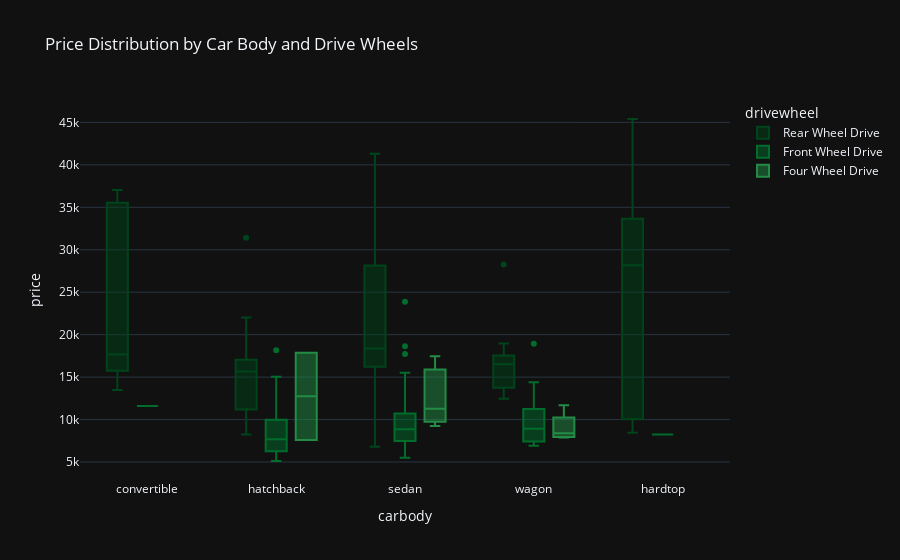

Write notebook code for a chart like this one.
### Markdown cell above
# Additional insights from the price vs engine size regplot:
1. The regplot provides a clearer visualization of the linear relationship between engine size and price, highlighting the strength and direction of the correlation.
2. The regression line allows us to observe the overall trend and estimate how much price increases per unit increase in engine size.
3. Outliers are more easily identified, showing cars with unusually high or low prices for their engine size.
4. The spread of data points around the regression line gives a sense of variability and potential heteroscedasticity (variance changes with engine size).
5. The regplot can reveal if there are clusters or gaps in the data, indicating possible segmentation in the market (e.g., economy vs luxury cars).

### Code cell
# plotly box plot for price by carbody and drivewheel
fig = px.box(
    cars_df, 
    x='carbody', 
    y='price', 
    color='drivewheel',
    title='Price Distribution by Car Body and Drive Wheels',
    color_discrete_sequence=px.colors.sequential.Greens_r
)
fig.update_layout(template='plotly_dark')
fig.show()

### Figure 1 — Plotly figure (JSON) as saved in the notebook; plotly's stock layout.template omitted (floating-point values rounded to 4 significant figures)
{"data": [{"alignmentgroup": "True", "hovertemplate": "drivewheel=Rear Wheel Drive<br>carbody=%{x}<br>price=%{y}<extra></extra>", "legendgroup": "Rear Wheel Drive", "marker": {"color": "rgb(0,68,27)"}, "name": "Rear Wheel Drive", "notched": false, "offsetgroup": "Rear Wheel Drive", "orientation": "v", "showlegend": true, "type": "box", "x": ["convertible", "convertible", "hatchback", "sedan", "sedan", "sedan", "sedan", "sedan", "sedan", "sedan", "sedan", "sedan", "hatchback", "sedan", "sedan", "sedan", "hatchback", "hatchback", "hatchback", "hatchback", "sedan", "sedan", "sedan", "wagon", "hardtop", "sedan", "sedan", "convertible", "sedan", "hardtop", "hatchback", "hatchback", "hatchback", "hatchback", "sedan", "sedan", "wagon", "wagon", "sedan", "sedan", "wagon", "wagon", "sedan", "sedan", "sedan", "hatchback", "hatchback", "hardtop", "hardtop", "convertible", "hatchback", "sedan", "hatchback", "sedan", "hatchback", "hardtop", "hardtop", "hatchback", "hardtop", "hatchback", "convertible", "hatchback", "hatchback", "sedan", "wagon", "sedan", "wagon", "sedan", "wagon", "sedan", "wagon", "sedan", "sedan", "sedan", "sedan", "sedan"], "x0": " ", "xaxis": "x", "y": [13495, 16500, 16500, 16430, 16925, 20970, 21105, 24565, 30760, 41315, 36880, 6785, 11048, 32250, 35550, 36000, 10945, 11845, 13645, 15645, 18280, 18344, 25552, 28248, 28176, 31600, 34184, 35056, 40960, 45400, 16503, 17199, 19699, 18399, 11900, 13200, 12440, 13860, 15580, 16900, 16695, 17075, 16630, 17950, 18150, 12764, 22018, 32528, 34028, 37028, 31400, 8058, 8238, 9298, 9538, 8449, 9639, 9989, 11199, 11549, 17669, 16558, 15998, 15690, 15750, 12940, 13415, 15985, 16515, 18420, 18950, 16845, 19045, 21485, 22470, 22625], "y0": " ", "yaxis": "y"}, {"alignmentgroup": "True", "hovertemplate": "drivewheel=Front Wheel Drive<br>carbody=%{x}<br>price=%{y}<extra></extra>", "legendgroup": "Front Wheel Drive", "marker": {"color": "rgb(0,109,44)"}, "name": "Front Wheel Drive", "notched": false, "offsetgroup": "Front Wheel Drive", "orientation": "v", "showlegend": true, "type": "box", "x": ["sedan", "sedan", "sedan", "wagon", "sedan", "hatchback", "hatchback", "sedan", "hatchback", "hatchback", "hatchback", "hatchback", "sedan", "sedan", "sedan", "wagon", "hatchback", "hatchback", "hatchback", "hatchback", "hatchback", "hatchback", "sedan", "wagon", "hatchback", "hatchback", "sedan", "sedan", "sedan", "sedan", "sedan", "sedan", "hatchback", "hatchback", "hatchback", "sedan", "sedan", "hatchback", "sedan", "hatchback", "sedan", "sedan", "hatchback", "hatchback", "hatchback", "hatchback", "hatchback", "hatchback", "hatchback", "hatchback", "hatchback", "hatchback", "sedan", "sedan", "sedan", "sedan", "sedan", "sedan", "sedan", "sedan", "wagon", "sedan", "hatchback", "sedan", "wagon", "hardtop", "hatchback", "sedan", "sedan", "wagon", "sedan", "hatchback", "hatchback", "hatchback", "sedan", "sedan", "wagon", "wagon", "hatchback", "hatchback", "sedan", "hatchback", "sedan", "hatchback", "sedan", "hatchback", "hatchback", "sedan", "sedan", "sedan", "wagon", "wagon", "hatchback", "hatchback", "hatchback", "wagon", "sedan", "hatchback", "sedan", "hatchback", "sedan", "hatchback", "sedan", "sedan", "sedan", "hatchback", "sedan", "hatchback", "sedan", "sedan", "sedan", "sedan", "sedan", "sedan", "sedan", "convertible", "hatchback", "sedan", "sedan", "wagon"], "x0": " ", "xaxis": "x", "y": [13950, 15250, 17710, 18920, 23875, 5151, 6295, 6575, 5572, 6377, 7957, 6229, 6692, 7609, 8558, 8921, 12964, 6479, 6855, 5399, 6529, 7129, 7295, 7295, 7895, 9095, 8845, 10295, 12945, 10345, 8916, 8916, 5195, 6095, 6795, 6695, 7395, 8845, 8495, 10595, 10245, 10795, 11245, 5389, 6189, 6669, 7689, 9959, 8499, 12629, 14869, 14489, 6989, 8189, 9279, 9279, 5499, 7099, 6649, 6849, 7349, 7299, 7799, 7499, 7999, 8249, 8949, 9549, 13499, 14399, 13499, 5572, 7957, 6229, 6692, 7609, 8921, 9295, 9895, 11850, 12170, 15040, 15510, 18150, 18620, 5118, 7053, 7126, 7775, 9960, 7463, 10198, 5348, 6338, 6488, 6918, 6938, 7198, 7898, 7788, 7738, 8358, 9258, 8948, 10698, 9988, 10898, 11248, 7775, 7975, 7995, 8195, 8495, 9495, 9995, 11595, 9980, 13295, 13845, 12290], "y0": " ", "yaxis": "y"}, {"alignmentgroup": "True", "hovertemplate": "drivewheel=Four Wheel Drive<br>carbody=%{x}<br>price=%{y}<extra></extra>", "legendgroup": "Four Wheel Drive", "marker": {"color": "rgb(35,139,69)"}, "name": "Four Wheel Drive", "notched": false, "offsetgroup": "Four Wheel Drive", "orientation": "v", "showlegend": true, "type": "box", "x": ["sedan", "hatchback", "hatchback", "sedan", "sedan", "wagon", "wagon", "wagon", "wagon"], "x0": " ", "xaxis": "x", "y": [17450, 17859, 7603, 9233, 11259, 8013, 11694, 7898, 8778], "y0": " ", "yaxis": "y"}], "layout": {"boxmode": "group", "legend": {"title": {"text": "drivewheel"}, "tracegroupgap": 0}, "title": {"text": "Price Distribution by Car Body and Drive Wheels"}, "xaxis": {"anchor": "y", "domain": [0, 1], "title": {"text": "carbody"}}, "yaxis": {"anchor": "x", "domain": [0, 1], "title": {"text": "price"}}}}
